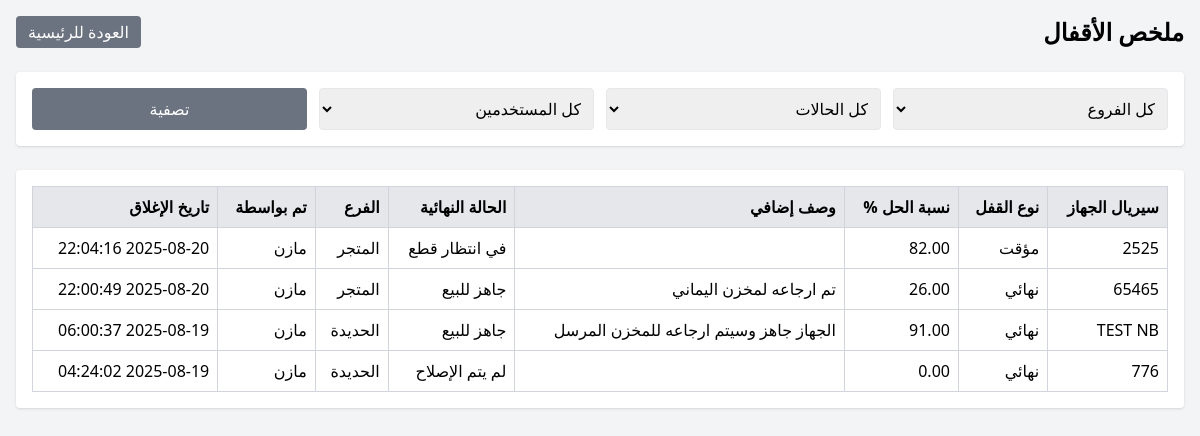
The page /locks_overview.php (signed in) on the database its author committed.
### tables this page shows
CREATE TABLE `locks` (
  `lock_id` int(11) NOT NULL,
  `laptop_id` int(11) NOT NULL,
  `lock_date` timestamp NOT NULL DEFAULT current_timestamp(),
  `lock_type` varchar(100) DEFAULT NULL,
  `solution_percentage` decimal(5,2) DEFAULT NULL,
  `more_description` text DEFAULT NULL,
  `final_status` varchar(100) DEFAULT NULL,
  `hold_duration` varchar(100) DEFAULT NULL,
  `hold_reason` text DEFAULT NULL,
  `user_id` int(11) NOT NULL,
  `transfer_ref` varchar(100) DEFAULT NULL
);

CREATE TABLE `broken_laptops` (
  `laptop_id` int(250) NOT NULL,
  `employee_name` varchar(150) DEFAULT NULL,
  `item_number` varchar(100) DEFAULT NULL,
  `category_id` int(11) NOT NULL,
  `device_category_number` varchar(100) DEFAULT NULL,
  `serial_number` varchar(100) DEFAULT NULL,
  `specs` text DEFAULT NULL,
  `specs_difference` text DEFAULT NULL,
  `with_charger` tinyint(1) DEFAULT 0,
  `problems_count` int(11) DEFAULT 0,
  `branch_name` varchar(100) DEFAULT NULL,
  `problem_details` text DEFAULT NULL,
  `entered_by_user_id` int(11) DEFAULT NULL,
  `assigned_user_id` int(11) DEFAULT NULL,
  `problem_type` varchar(100) DEFAULT NULL,
  `transfer_ref` varchar(100) DEFAULT NULL,
  `status` varchar(50) DEFAULT NULL,
  `repeat_problem_count` int(11) DEFAULT 0,
  `ticket_number` varchar(32) DEFAULT NULL
);

CREATE TABLE `users` (
  `user_id` int(11) NOT NULL,
  `username` varchar(100) NOT NULL,
  `password` varchar(100) NOT NULL,
  `permissions` varchar(100) NOT NULL,
  `branch_name` varchar(100) DEFAULT NULL
);

### locks_overview.php (the view, shortened to what this page needs)
<?php
require 'db.php';
$query = "SELECT l.*, b.serial_number, b.branch_name, u.username AS closed_by
          FROM locks l
          LEFT JOIN broken_laptops b ON l.laptop_id=b.laptop_id
          LEFT JOIN users u ON l.user_id=u.user_id
          WHERE 1";
$params = [];
$query .= " ORDER BY l.lock_date DESC";
$stmt = $pdo->prepare($query);
$stmt->execute($params);
$locks = $stmt->fetchAll();
?>
<!DOCTYPE html>
<html lang="ar" dir="rtl">
<head>
<script src="https://cdn.tailwindcss.com"></script>
</head>
<body class="bg-gray-100 min-h-screen p-4">
<div class="max-w-7xl mx-auto">
    <header class="mb-6 flex justify-between items-center">
        <h1 class="text-2xl font-bold">ملخص الأقفال</h1>
        <a href="index.php" class="bg-gray-500 text-white px-3 py-1 rounded">العودة للرئيسية</a>
    </header>
    <div class="bg-white p-4 rounded shadow mb-6">
        <form method="GET" class="grid grid-cols-1 md:grid-cols-4 gap-3">
            <select name="branch" class="p-2 border rounded">
                <option value="">كل الفروع</option>
            </select>
            <select name="status" class="p-2 border rounded">
                <option value="">كل الحالات</option>
            </select>
            <select name="user" class="p-2 border rounded">
                <option value="">كل المستخدمين</option>
            </select>
            <button type="submit" class="bg-gray-500 text-white px-4 py-2 rounded">تصفية</button>
        </form>
    </div>
    <div class="bg-white p-4 rounded shadow">
        <?php if(count($locks)===0): ?>
            <p>لا توجد بيانات للأقفال.</p>
        <?php else: ?>
            <table class="w-full table-auto border-collapse border border-gray-300 text-right">
                <thead>
                    <tr class="bg-gray-200">
                        <th class="border border-gray-300 p-2">سيريال الجهاز</th>
                        <th class="border border-gray-300 p-2">نوع القفل</th>
                        <th class="border border-gray-300 p-2">نسبة الحل %</th>
                        <th class="border border-gray-300 p-2">وصف إضافي</th>
                        <th class="border border-gray-300 p-2">الحالة النهائية</th>
                        <th class="border border-gray-300 p-2">الفرع</th>
                        <th class="border border-gray-300 p-2">تم بواسطة</th>
                        <th class="border border-gray-300 p-2">تاريخ الإغلاق</th>
                    </tr>
                </thead>
                <tbody>
                    <?php foreach($locks as $l): ?>
                        <tr>
                            <td class="border border-gray-300 p-2"><?= $l['serial_number'] ?></td>
                            <td class="border border-gray-300 p-2"><?= $l['lock_type'] ?></td>
                            <td class="border border-gray-300 p-2"><?= $l['solution_percentage'] ?></td>
                            <td class="border border-gray-300 p-2"><?= $l['more_description'] ?></td>
                            <td class="border border-gray-300 p-2"><?= $l['final_status'] ?></td>
                            <td class="border border-gray-300 p-2"><?= $l['branch_name'] ?></td>
                            <td class="border border-gray-300 p-2"><?= $l['closed_by'] ?></td>
                            <td class="border border-gray-300 p-2"><?= $l['lock_date'] ?></td>
                        </tr>
                    <?php endforeach; ?>
                </tbody>
            </table>
        <?php endif; ?>
    </div>
</div>
</body>
</html>

### rows shown on the page
locks: laptop.serial_number "2525", lock_type "مؤقت", solution_percentage "82.00", final_status "في انتظار قطع", laptop.branch_name "المتجر", user.username "مازن", lock_date "2025-08-20 22:04:16"
locks: laptop.serial_number "65465", lock_type "نهائي", solution_percentage "26.00", more_description "تم ارجاعه لمخزن اليماني", final_status "جاهز للبيع", laptop.branch_name "المتجر", user.username "مازن", lock_date "2025-08-20 22:00:49"
locks: laptop.serial_number "TEST NB", lock_type "نهائي", solution_percentage "91.00", more_description "الجهاز جاهز وسيتم ارجاعه للمخزن المرسل", final_status "جاهز للبيع", laptop.branch_name "الحديدة", user.username "مازن", lock_date "2025-08-19 06:00:37"
locks: laptop.serial_number "776", lock_type "نهائي", solution_percentage "0.00", final_status "لم يتم الإصلاح", laptop.branch_name "الحديدة", user.username "مازن", lock_date "2025-08-19 04:24:02"
